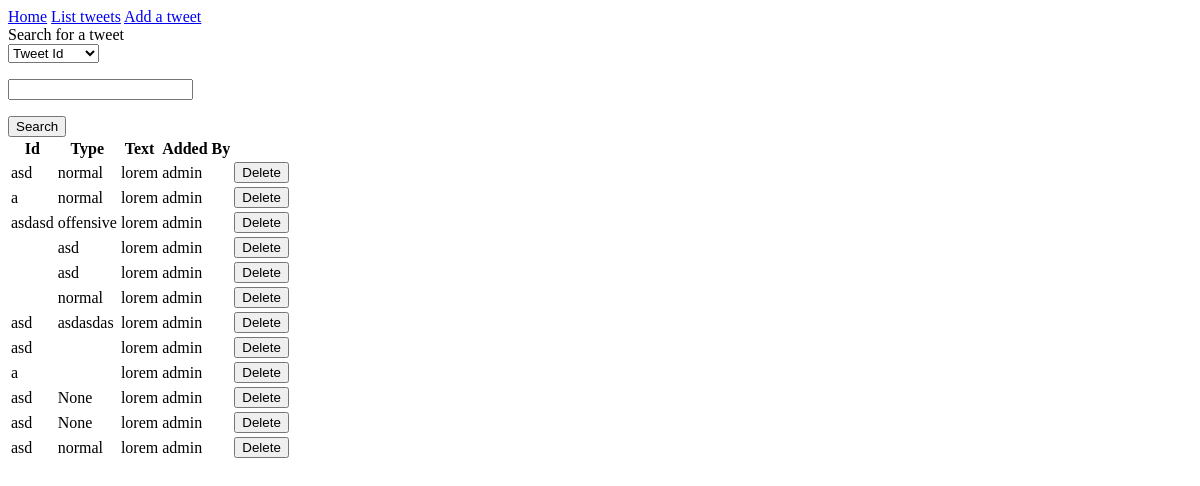
Page /tweets on the earlier database version.
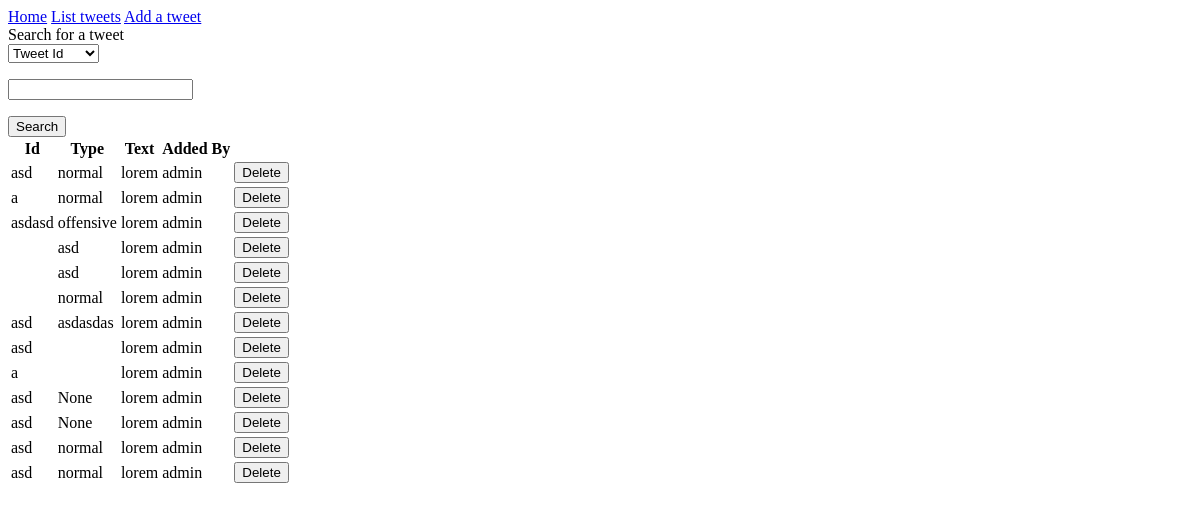
Same page on the later database version.
### application/tweets/models.py (models this page shows, shortened)
class Tweet(db.Model):
    id = db.Column(db.Integer, primary_key=True)
    date_created = db.Column(db.DateTime, default=db.func.current_timestamp())
    date_modified = db.Column(db.DateTime, default=db.func.current_timestamp(),
    onupdate=db.func.current_timestamp())
    tweetid = db.Column(db.String(100))
    tweettype = db.Column(db.String(100))
    tweettext = db.Column(db.String(300))
    addedby = db.Column(db.String(100))

### application/tweets/views.py (the view)
@app.route("/tweets", methods=['GET', 'POST'])
def tweets_index():
    search = TweetSeachForm(request.form)
    if request.method == 'POST':
        return search_results(search)
    return render_template("tweets/list.html", tweets=Tweet.query.all(), form=search)

### application/tweets/forms.py
class TweetSeachForm(Form):
    choices = [('Tweet Id', 'Tweet Id'), ('Tweet Type', 'Tweet Type')]
    select = SelectField('Search for tweets: ', choices=choices)
    search = StringField('')

### application/templates/tweets/list.html (shortened to what this page needs)
{% extends "layout.html" %}
{% block body %}
    <div>Search for a tweet</div>
            <form method=post action="{{ url_for('tweets_index') }}">
            <d1>
                {{ form.select }}
                <p>
                {{ form.search }}
            </d1>
            </p><input type="submit" value="Search"/>
        </form>
  <table>
    <tr>
      <th>Id</th>
      <th>Type</th>
      <th>Text</th>
      <th>Added By</th>
      <th></th>
    </tr>
    {% for tweet in tweets %}
    <tr>
        <td>{{ tweet.tweetid }}</td>
        <td>{{ tweet.tweettype }}</td>
        <td>{{ tweet.tweettext }}</td>
        <td>{{ tweet.addedby }}</td>
        <td>
            <form method="POST" action="./delete">
            <input type="submit" value="Delete">
            </form>
        </td>
    </tr>
    {% endfor %}
  </table>
{% endblock %}

### application/templates/layout.html (shortened to what this page needs)
  <!DOCTYPE html>
  <html>
    <head>
    </head>
    <div class="topnav">
        <a class="active" href="/">Home</a>
        <a href="{{ url_for('tweets_index') }}">List tweets</a>
        <a href="{{ url_for('tweets_form') }}">Add a tweet</a>
    </div>
      {% block body %}{% endblock %}
    </body>
  </html>

Differences in the rows shown:
added Tweet: tweetid "asd", tweettype "normal", tweettext "lorem", addedby "admin"
